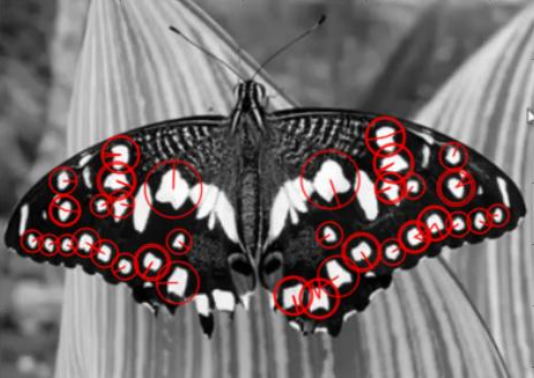
#> input picture image1/011.png, 534 x 378 px
$ python '25.2、SIFT、SURF、FAST.py'
#> lines starting #> are read from the running program, lines starting #| are printed output that depends on the picture
#> further down, src is the input picture: shape (378, 534, 3); mean B, G, R 108.4, 108.3, 117.8
import cv2 as cv
import numpy as np

#Harris对缩放敏感，可能检测不到角点
#Scale-Invariant Feature Transform 尺度不变特征变换  SIFT 2004
#高斯拉普拉斯算子（LoG）改进为高斯差分算子（DoG）
def sift(image):
    gray = cv.cvtColor(image, cv.COLOR_BGR2GRAY)
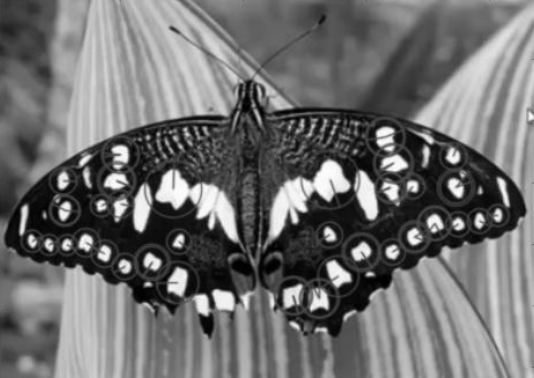
#> gray: shape (378, 534); min 0, max 254, mean 111.2
    sift = cv.xfeatures2d.SIFT_create()#整合到xfeatures2d
    kp = sift.detect(gray, None)#在图像中找到关键点
#> kp = 1465 keypoints; strongest (x, y, size): (338, 275, 13.5), (392, 252, 8.5), (105, 253, 8.8), (361, 251, 11.2)
    dst = cv.drawKeypoints(gray, kp, None, cv.DRAW_MATCHES_FLAGS_DRAW_RICH_KEYPOINTS)
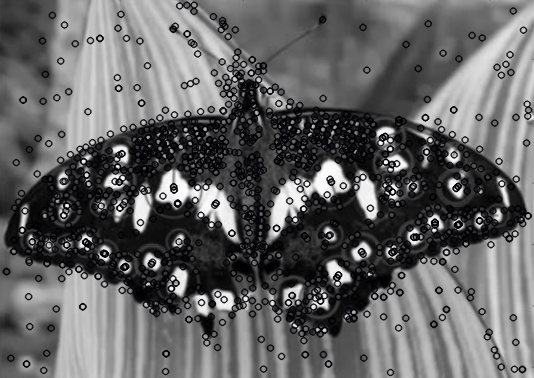
#> dst: shape (378, 534, 3); mean of channels 0, 1, 2 100.5, 100, 100; drawn as B, G, R
    #在关键点绘制小圆圈，DRAW_MATCHES_FLAGS_DRAW_RICH_KEYPOINTS绘制出方向
    cv.imshow("SIFT", dst)

#SURF(Speeded-Up Robust Features) 加速稳健特征  2006
# LoG改进为盒子滤波器（box_filter）
#使用小波变换
def surf(image):#白斑检测器
    gray = cv.cvtColor(image, cv.COLOR_BGR2GRAY)
#> (the run stopped early here; a loop or call above may not have finished)

$ run again, with image1/004.png copied over image1/011.png
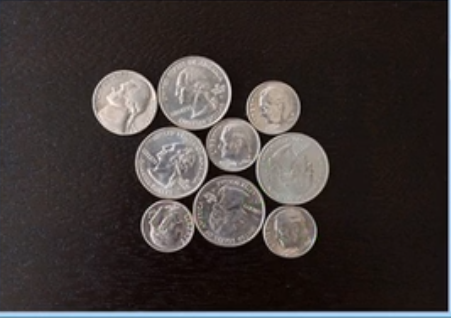
#> input picture image1/004.png, 451 x 318 px
#> src is the input picture: shape (318, 451, 3); mean B, G, R 54.5, 55.7, 62.6
#> in sift, `gray = cv.cvtColor(image, cv.COLOR_BGR2GRAY)`:
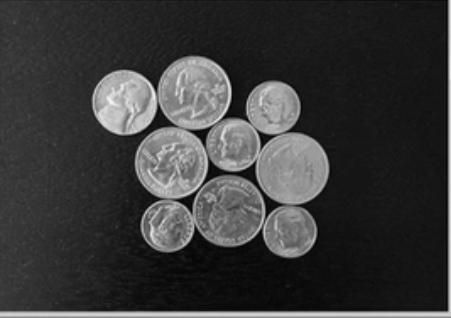
#> gray: shape (318, 451); min 1, max 246, mean 57.7
#> kp = 547 keypoints; strongest (x, y, size): (202, 134, 8.7), (118, 101, 36.2), (265, 138, 7.6), (160, 121, 11.5)
#> in sift, `dst = cv.drawKeypoints(gray, kp, None, cv.DRAW_MATCHES_FLAGS_DRAW_RICH..`:
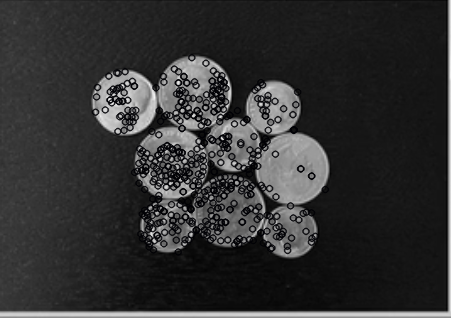
#> dst: shape (318, 451, 3); mean of channels 0, 1, 2 49.7, 49.5, 49.5; drawn as B, G, R

$ run again, with image1/006.png copied over image1/011.png
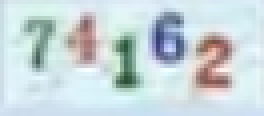
#> input picture image1/006.png, 66 x 29 px (shown 4 times larger)
#> src is the input picture: shape (29, 66, 3); mean B, G, R 217.9, 214.2, 199.8
#> in sift, `gray = cv.cvtColor(image, cv.COLOR_BGR2GRAY)`:
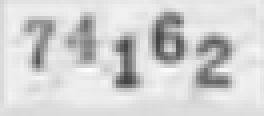
#> gray: shape (29, 66) (shown 4 times larger); min 66, max 253, mean 210.3
#> kp = 37 keypoints; strongest (x, y, size): (32, 20, 3.4), (31, 11, 3.1), (9, 15, 2.4), (39, 9, 2.6)
#> in sift, `dst = cv.drawKeypoints(gray, kp, None, cv.DRAW_MATCHES_FLAGS_DRAW_RICH..`:
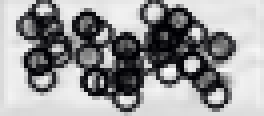
#> dst: shape (29, 66, 3) (shown 4 times larger); mean of channels 0, 1, 2 152.7, 151.5, 151.5; drawn as B, G, R
